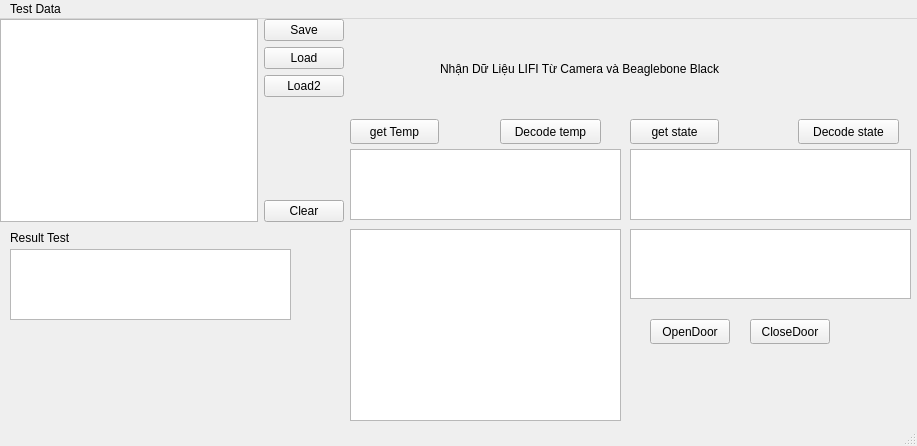
<?xml version="1.0" encoding="UTF-8"?>
<ui version="4.0">
 <class>MainWindow</class>
 <widget class="QMainWindow" name="MainWindow">
  <property name="geometry">
   <rect>
    <x>0</x>
    <y>0</y>
    <width>917</width>
    <height>446</height>
   </rect>
  </property>
  <property name="windowTitle">
   <string>MainWindow</string>
  </property>
  <widget class="QWidget" name="centralwidget">
   <widget class="QTextEdit" name="txtEditout">
    <property name="geometry">
     <rect>
      <x>10</x>
      <y>230</y>
      <width>281</width>
      <height>71</height>
     </rect>
    </property>
    <property name="maximumSize">
     <size>
      <width>500000</width>
      <height>16777215</height>
     </size>
    </property>
   </widget>
   <widget class="QPushButton" name="btnOpenDoor">
    <property name="geometry">
     <rect>
      <x>650</x>
      <y>300</y>
      <width>80</width>
      <height>25</height>
     </rect>
    </property>
    <property name="text">
     <string>OpenDoor</string>
    </property>
   </widget>
   <widget class="QPushButton" name="btnCloseDoor">
    <property name="geometry">
     <rect>
      <x>750</x>
      <y>300</y>
      <width>80</width>
      <height>25</height>
     </rect>
    </property>
    <property name="text">
     <string>CloseDoor</string>
    </property>
   </widget>
   <widget class="QGraphicsView" name="graphicsView">
    <property name="geometry">
     <rect>
      <x>350</x>
      <y>210</y>
      <width>271</width>
      <height>192</height>
     </rect>
    </property>
   </widget>
   <widget class="QTextEdit" name="textEdit">
    <property name="geometry">
     <rect>
      <x>630</x>
      <y>210</y>
      <width>281</width>
      <height>70</height>
     </rect>
    </property>
   </widget>
   <widget class="QWidget" name="layoutWidget">
    <property name="geometry">
     <rect>
      <x>0</x>
      <y>0</y>
      <width>182</width>
      <height>89</height>
     </rect>
    </property>
    <layout class="QGridLayout" name="gridLayout">
     <item row="2" column="0">
      <widget class="QPushButton" name="pushButton_3">
       <property name="text">
        <string>save File</string>
       </property>
      </widget>
     </item>
     <item row="0" column="0">
      <widget class="QPushButton" name="pushButton">
       <property name="text">
        <string>Open Diretory</string>
       </property>
      </widget>
     </item>
     <item row="1" column="1">
      <widget class="QLabel" name="lblOpenFile">
       <property name="text">
        <string>TextLabel</string>
       </property>
      </widget>
     </item>
     <item row="1" column="0">
      <widget class="QPushButton" name="pushButton_2">
       <property name="text">
        <string>Open FIle</string>
       </property>
      </widget>
     </item>
     <item row="2" column="1">
      <widget class="QLabel" name="lblSaveFile">
       <property name="text">
        <string>TextLabel</string>
       </property>
      </widget>
     </item>
     <item row="0" column="1">
      <widget class="QLabel" name="lblDirectory">
       <property name="text">
        <string>TextLabel</string>
       </property>
      </widget>
     </item>
    </layout>
   </widget>
   <widget class="QWidget" name="layoutWidget">
    <property name="geometry">
     <rect>
      <x>0</x>
      <y>0</y>
      <width>344</width>
      <height>203</height>
     </rect>
    </property>
    <layout class="QGridLayout" name="gridLayout_2">
     <item row="1" column="1">
      <widget class="QPushButton" name="btnLoad">
       <property name="text">
        <string>Load</string>
       </property>
      </widget>
     </item>
     <item row="0" column="0" rowspan="5">
      <widget class="QTextEdit" name="txtEdit"/>
     </item>
     <item row="0" column="1">
      <widget class="QPushButton" name="btnSave">
       <property name="text">
        <string>Save</string>
       </property>
      </widget>
     </item>
     <item row="4" column="1">
      <widget class="QPushButton" name="btnClear">
       <property name="text">
        <string>Clear</string>
       </property>
      </widget>
     </item>
     <item row="3" column="1">
      <spacer name="verticalSpacer">
       <property name="orientation">
        <enum>Qt::Vertical</enum>
       </property>
       <property name="sizeHint" stdset="0">
        <size>
         <width>20</width>
         <height>108</height>
        </size>
       </property>
      </spacer>
     </item>
     <item row="2" column="1">
      <widget class="QPushButton" name="btnLoad2">
       <property name="text">
        <string>Load2</string>
       </property>
      </widget>
     </item>
    </layout>
   </widget>
   <widget class="QPushButton" name="btn_temp">
    <property name="geometry">
     <rect>
      <x>350</x>
      <y>100</y>
      <width>89</width>
      <height>25</height>
     </rect>
    </property>
    <property name="text">
     <string>get Temp</string>
    </property>
   </widget>
   <widget class="QTextEdit" name="txtEditout_2">
    <property name="geometry">
     <rect>
      <x>350</x>
      <y>130</y>
      <width>271</width>
      <height>71</height>
     </rect>
    </property>
    <property name="maximumSize">
     <size>
      <width>500000</width>
      <height>16777215</height>
     </size>
    </property>
   </widget>
   <widget class="QTextEdit" name="txtEditout_3">
    <property name="geometry">
     <rect>
      <x>630</x>
      <y>130</y>
      <width>281</width>
      <height>71</height>
     </rect>
    </property>
    <property name="maximumSize">
     <size>
      <width>500000</width>
      <height>16777215</height>
     </size>
    </property>
   </widget>
   <widget class="QPushButton" name="pushButton_4">
    <property name="geometry">
     <rect>
      <x>630</x>
      <y>100</y>
      <width>89</width>
      <height>25</height>
     </rect>
    </property>
    <property name="text">
     <string>get state</string>
    </property>
   </widget>
   <widget class="QLabel" name="label_2">
    <property name="geometry">
     <rect>
      <x>10</x>
      <y>210</y>
      <width>91</width>
      <height>17</height>
     </rect>
    </property>
    <property name="text">
     <string>Result Test</string>
    </property>
   </widget>
   <widget class="QLabel" name="label">
    <property name="geometry">
     <rect>
      <x>440</x>
      <y>0</y>
      <width>361</width>
      <height>99</height>
     </rect>
    </property>
    <property name="maximumSize">
     <size>
      <width>16777215</width>
      <height>16777215</height>
     </size>
    </property>
    <property name="sizeIncrement">
     <size>
      <width>50</width>
      <height>50</height>
     </size>
    </property>
    <property name="baseSize">
     <size>
      <width>50</width>
      <height>50</height>
     </size>
    </property>
    <property name="text">
     <string>Nhận Dữ Liệu LIFI Từ Camera và Beaglebone Black</string>
    </property>
    <property name="textInteractionFlags">
     <set>Qt::LinksAccessibleByMouse</set>
    </property>
   </widget>
   <widget class="QPushButton" name="result_temp">
    <property name="geometry">
     <rect>
      <x>500</x>
      <y>100</y>
      <width>101</width>
      <height>25</height>
     </rect>
    </property>
    <property name="text">
     <string>Decode temp</string>
    </property>
   </widget>
   <widget class="QPushButton" name="result_state">
    <property name="geometry">
     <rect>
      <x>798</x>
      <y>100</y>
      <width>101</width>
      <height>25</height>
     </rect>
    </property>
    <property name="text">
     <string>Decode state</string>
    </property>
   </widget>
  </widget>
  <widget class="QMenuBar" name="menubar">
   <property name="geometry">
    <rect>
     <x>0</x>
     <y>0</y>
     <width>917</width>
     <height>22</height>
    </rect>
   </property>
   <widget class="QMenu" name="menuTest_Data">
    <property name="title">
     <string>Test Data</string>
    </property>
   </widget>
   <addaction name="menuTest_Data"/>
  </widget>
  <widget class="QStatusBar" name="statusbar"/>
 </widget>
 <resources/>
 <connections/>
</ui>
